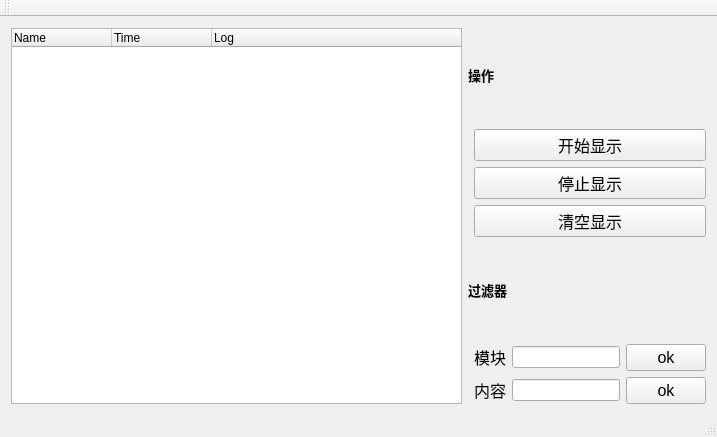
<?xml version="1.0" encoding="UTF-8"?>
<ui version="4.0">
 <class>MainWindow</class>
 <widget class="QMainWindow" name="MainWindow">
  <property name="geometry">
   <rect>
    <x>0</x>
    <y>0</y>
    <width>717</width>
    <height>437</height>
   </rect>
  </property>
  <property name="windowTitle">
   <string>MainWindow</string>
  </property>
  <widget class="QWidget" name="centralWidget">
   <layout class="QGridLayout" name="gridLayout_2">
    <item row="0" column="0">
     <layout class="QGridLayout" name="gridLayout">
      <item row="4" column="2" colspan="2">
       <layout class="QHBoxLayout" name="horizontalLayout_2">
        <item>
         <widget class="QLabel" name="glabel_3">
          <property name="font">
           <font>
            <pointsize>12</pointsize>
           </font>
          </property>
          <property name="text">
           <string>内容</string>
          </property>
          <property name="textFormat">
           <enum>Qt::RichText</enum>
          </property>
         </widget>
        </item>
        <item>
         <widget class="QLineEdit" name="ninput_line"/>
        </item>
        <item>
         <widget class="QPushButton" name="nokButton">
          <property name="font">
           <font>
            <pointsize>12</pointsize>
           </font>
          </property>
          <property name="text">
           <string>ok</string>
          </property>
         </widget>
        </item>
       </layout>
      </item>
      <item row="3" column="2" colspan="2">
       <layout class="QHBoxLayout" name="horizontalLayout">
        <item>
         <widget class="QLabel" name="glabel_2">
          <property name="font">
           <font>
            <pointsize>12</pointsize>
           </font>
          </property>
          <property name="text">
           <string>模块</string>
          </property>
          <property name="textFormat">
           <enum>Qt::RichText</enum>
          </property>
         </widget>
        </item>
        <item>
         <widget class="QLineEdit" name="minput_line"/>
        </item>
        <item>
         <widget class="QPushButton" name="mokButton">
          <property name="font">
           <font>
            <pointsize>12</pointsize>
           </font>
          </property>
          <property name="text">
           <string>ok</string>
          </property>
         </widget>
        </item>
       </layout>
      </item>
      <item row="1" column="2" colspan="2">
       <layout class="QVBoxLayout" name="verticalLayout">
        <item>
         <widget class="QPushButton" name="startButton">
          <property name="font">
           <font>
            <pointsize>12</pointsize>
           </font>
          </property>
          <property name="text">
           <string>开始显示</string>
          </property>
         </widget>
        </item>
        <item>
         <widget class="QPushButton" name="stopButton">
          <property name="font">
           <font>
            <pointsize>12</pointsize>
           </font>
          </property>
          <property name="text">
           <string>停止显示</string>
          </property>
         </widget>
        </item>
        <item>
         <widget class="QPushButton" name="clearButton">
          <property name="font">
           <font>
            <pointsize>12</pointsize>
           </font>
          </property>
          <property name="text">
           <string>清空显示</string>
          </property>
         </widget>
        </item>
       </layout>
      </item>
      <item row="2" column="1" colspan="3">
       <widget class="QLabel" name="glabel">
        <property name="font">
         <font>
          <pointsize>14</pointsize>
         </font>
        </property>
        <property name="text">
         <string>&lt;html&gt;&lt;head/&gt;&lt;body&gt;&lt;p&gt;&lt;span style=&quot; font-size:10pt; font-weight:600;&quot;&gt;过滤器&lt;/span&gt;&lt;/p&gt;&lt;/body&gt;&lt;/html&gt;</string>
        </property>
        <property name="textFormat">
         <enum>Qt::RichText</enum>
        </property>
       </widget>
      </item>
      <item row="0" column="1" colspan="3">
       <widget class="QLabel" name="clabel">
        <property name="font">
         <font>
          <pointsize>14</pointsize>
         </font>
        </property>
        <property name="text">
         <string>&lt;html&gt;&lt;head/&gt;&lt;body&gt;&lt;p&gt;&lt;span style=&quot; font-size:10pt; font-weight:600;&quot;&gt;操作&lt;/span&gt;&lt;/p&gt;&lt;/body&gt;&lt;/html&gt;</string>
        </property>
        <property name="textFormat">
         <enum>Qt::RichText</enum>
        </property>
       </widget>
      </item>
      <item row="0" column="0" rowspan="5">
       <widget class="QTreeWidget" name="treeWidget">
        <column>
         <property name="text">
          <string>Name</string>
         </property>
        </column>
        <column>
         <property name="text">
          <string>Time</string>
         </property>
        </column>
        <column>
         <property name="text">
          <string>Log</string>
         </property>
        </column>
       </widget>
      </item>
     </layout>
    </item>
   </layout>
  </widget>
  <widget class="QMenuBar" name="menuBar">
   <property name="geometry">
    <rect>
     <x>0</x>
     <y>0</y>
     <width>717</width>
     <height>23</height>
    </rect>
   </property>
  </widget>
  <widget class="QToolBar" name="mainToolBar">
   <attribute name="toolBarArea">
    <enum>TopToolBarArea</enum>
   </attribute>
   <attribute name="toolBarBreak">
    <bool>false</bool>
   </attribute>
  </widget>
  <widget class="QStatusBar" name="statusBar"/>
 </widget>
 <layoutdefault spacing="6" margin="11"/>
 <resources/>
 <connections/>
</ui>
